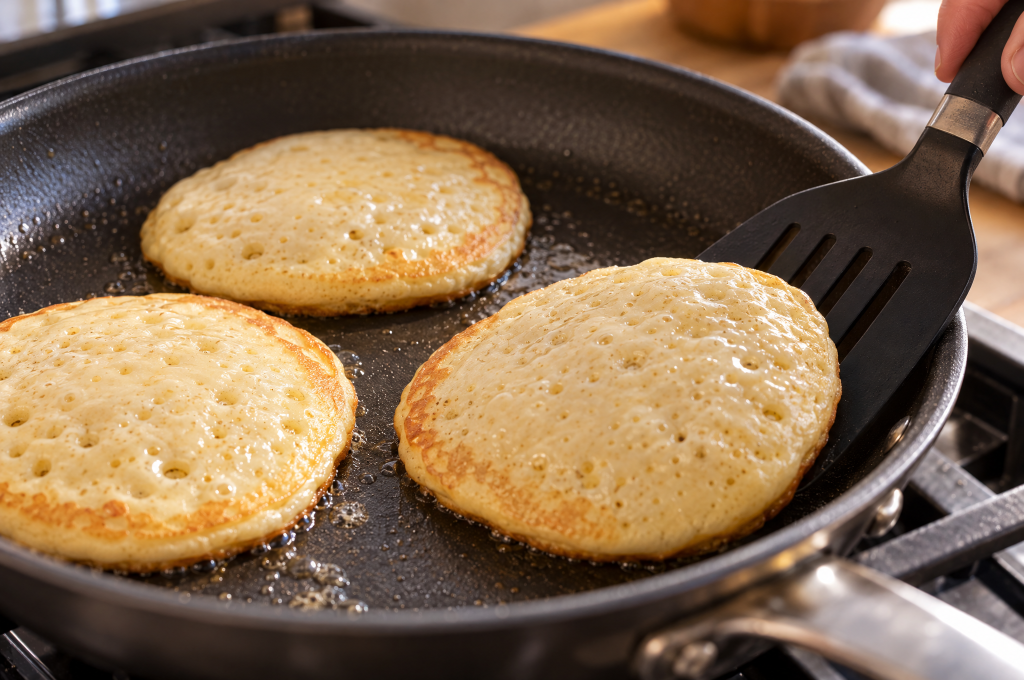
#> input picture clients/lucasbites/emails/welcome-01/images/img5-tigaie.png, 2048 x 1360 px, given in place of Logo_LucasBites.png, which was not available (shown at 1/2 size)
$ python build.py
#> lines starting #> are read from the running program, lines starting #| are printed output that depends on the picture; after the words box and inside, x2 and y2 are one past the last pixel; in counts of white or black regions, pixels touching at a corner belong together; pictures that were not available may be replaced by others from this repository, and a replacement may not be noted
#!/usr/bin/env python3
"""Lucas Bites, Welcome Email 1: asset builder.

Usage:  python3 build.py        (needs Pillow)

- Real photos dropped into images/ (exact names below) are processed into assets/.
- Missing photos get a brand-colour placeholder at the final size, so index.html
  never changes: rerun this script after adding photos and the email updates.
- Also builds wave dividers, logos, social icons and review stars.

Brand colours only: #FAA61A, #F7ACB4, #86D2DA, #000000, plus white.
"""
import math
import sys
from io import BytesIO
from pathlib import Path

try:
    from PIL import Image, ImageDraw, ImageFont, ImageOps
except ImportError:
    sys.exit("Pillow missing. Install it in a venv: python3 -m venv .venv && .venv/bin/pip install Pillow")

HERE = Path(__file__).resolve().parent
ROOT = HERE.parents[3]                     # repo root (contains Logo/)
IMAGES = HERE / "images"
ASSETS = HERE / "assets"
LOGO_DIR = ROOT / "Logo"

ORANGE = (250, 166, 26)
PINK = (247, 172, 180)
TURQ = (134, 210, 218)
BLACK = (0, 0, 0)
WHITE = (255, 255, 255)

SS = 4                                     # supersampling factor for smooth edges
JPG_MAX = 200_000                          # bytes
FONT_BOLD = "/System/Library/Fonts/Supplemental/Arial Bold.ttf"
FONT_REG = "/System/Library/Fonts/Supplemental/Arial.ttf"

report = []


# ---------------------------------------------------------------- helpers
# [20 lines left out: functions font, save_jpg, not called in this run]


def save_png(img, path, quantize_over=None):
    img.save(path, "PNG", optimize=True)
    size = path.stat().st_size
    if quantize_over and size > quantize_over and img.mode == "RGBA":
        img.quantize(colors=256, method=Image.Quantize.FASTOCTREE).save(path, "PNG", optimize=True)
        size = path.stat().st_size
    report.append(f"{path.relative_to(HERE)}  {img.width}x{img.height}  {size // 1024}KB")


def wave_mask(w, h, base, amp, periods, phase, fill_below=True):
    """L-mode mask (w x h): 255 on one side of a sine wave, antialiased."""
    W, H = w * SS, h * SS
    pts = []
    steps = 240
    for i in range(steps + 1):
        x = W * i / steps
        y = (base + amp * math.sin(2 * math.pi * periods * i / steps + phase)) * SS
        pts.append((x, y))
    pts += [(W, H), (0, H)] if fill_below else [(W, 0), (0, 0)]
    m = Image.new("L", (W, H), 0)
    ImageDraw.Draw(m).polygon(pts, fill=255)
    return m.resize((w, h), Image.LANCZOS)


# [32 lines left out: functions circle_mask, centered_text, placeholder, real, not called in this run]


# ---------------------------------------------------------------- logos
def build_logos():
    src = Image.open(LOGO_DIR / "Logo_LucasBites.png").convert("RGBA")
    w = 360                                                # displayed at 180px
    src.resize((w, round(src.height * w / src.width)), Image.LANCZOS).save(ASSETS / "logo.png", optimize=True)
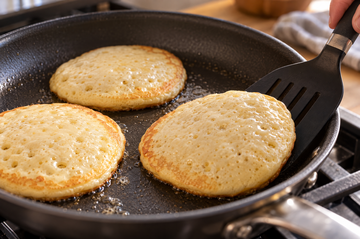
#> saved as logo.png: PIL image 360x239 RGBA; mean R, G, B, A 128.3, 103.1, 77.4, 255
    report.append(f"assets/logo.png  {w}px wide (shown 180px)")

    # Stripes logo: the band is 6875px wide with the wordmark ~17% of it.
    # Shown full-width the wordmark would be < 120px (logo min size rule), so we
    # crop the band symmetrically around the wordmark. No scaling distortion, no recolour.
    st = Image.open(LOGO_DIR / "Logo_LucasBites_stripes-nobg.png").convert("RGBA")
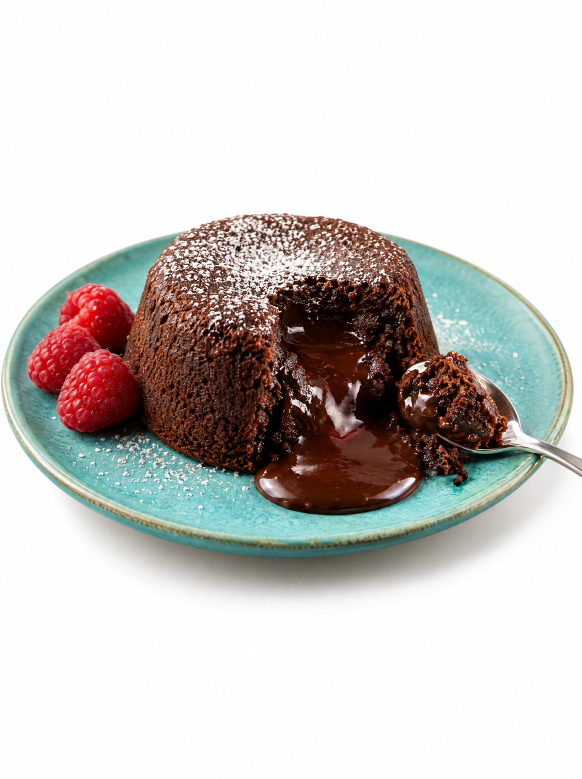
#> input picture clients/lucasbites/emails/welcome-02/images/img1-hero.png, 1744 x 2336 px, given in place of Logo_LucasBites_stripes-nobg.png, which was not available (shown at 1/3 size)
    # top 470px holds only near-invisible stray pixels (alpha <= 6): trim on a threshold
    bbox = st.getchannel("A").point(lambda v: 255 if v > 40 else 0).getbbox()
#> bbox = (0, 0, 1744, 2336)
    st = st.crop((0, bbox[1], st.width, bbox[3]))
    cx, half = st.width // 2, 1050
#> cx = 872; half = 1050
    st = st.crop((cx - half, 0, cx + half, st.height))
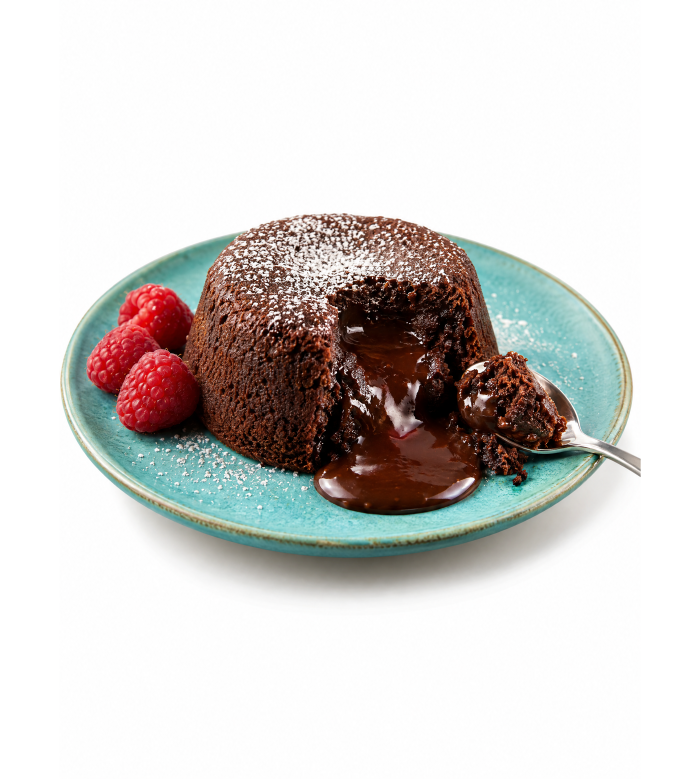
#> st: PIL image 2100x2336 RGBA (shown at 1/3 size); mean R, G, B, A 169.5, 166.4, 163.9, 211.8; transparent parts drawn white
    w = 520                                                # displayed at 260px
    st = st.resize((w, round(st.height * w / st.width)), Image.LANCZOS)
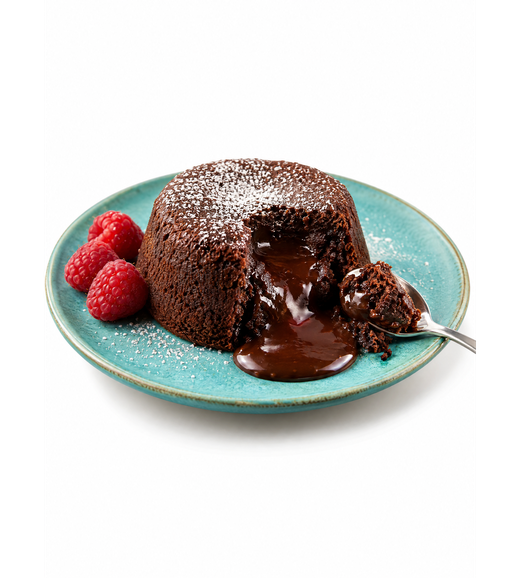
#> st: PIL image 520x578 RGBA; mean R, G, B, A 171.5, 168.4, 165.9, 211.8; transparent parts drawn white
    st.save(ASSETS / "logo-stripes.png", optimize=True)
    report.append(f"assets/logo-stripes.png  {w}x{st.height} (shown 260px)")
    sync_html_height("assets/logo-stripes.png", round(st.height / 2))


# ---------------------------------------------------------------- waves
def wave_divider(name, top, bottom, phase, periods=1.25, h=96, amp=20):
#> called with name = 'wave-white-orange.png', top = (255, 255, 255), bottom = (250, 166, 26), phase = 0, periods = 1.25, h = 96, amp = 20
    img = Image.new("RGB", (1200, h), top)
#> img: PIL image 1200x96 RGB; every value is 255
    img.paste(Image.new("RGB", (1200, h), bottom), (0, 0), wave_mask(1200, h, h / 2, amp, periods, phase))
#> in wave_mask, `m = Image.new("L", (W, H), 0)`: m: PIL image 4800x384 L; every value is 0
#> in wave_mask, `ImageDraw.Draw(m).polygon(pts, fill=255)`:
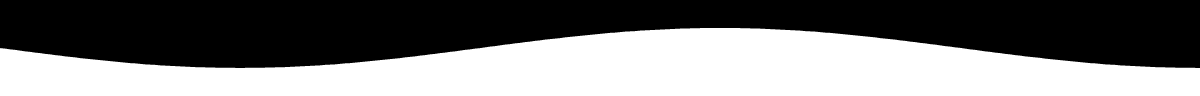
#> m: PIL image 4800x384 L (shown at 1/4 size); 47.4% white; 1 white region, box (x1, y1, x2, y2) and area: (0, 112, 4800, 384) 873210
#> in wave_mask, `return m.resize((w, h), Image.LANCZOS)`:
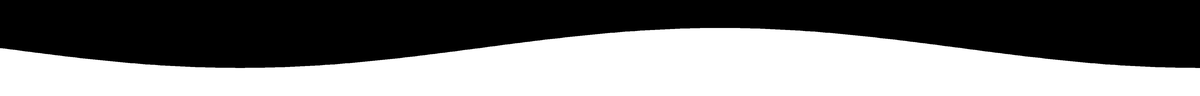
#> returned value: PIL image 1200x96 L; min 0, max 255, mean 120.8
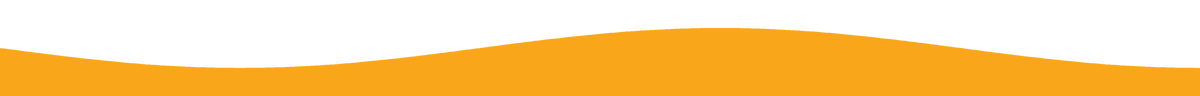
#> img: PIL image 1200x96 RGB; mean R, G, B 252.6, 212.8, 146.5
    save_png(img, ASSETS / name)


# ---------------------------------------------------------------- hero
# [54 lines left out: functions hero_placeholder_cutout, build_hero, not called in this run]


def sync_html_height(src_path, display_h):
    """Keep the height attribute in index.html in step with the generated image."""
    html = HERE / "index.html"
    if not html.exists():
        return
    import re
    text = html.read_text(encoding="utf-8")
    pat = re.compile(r'(src="' + re.escape(src_path) + r'"[^>]*?height=")\d+(")')
    new = pat.sub(lambda m: f"{m.group(1)}{display_h}{m.group(2)}", text)
    if new != text:
        html.write_text(new, encoding="utf-8")


# ---------------------------------------------------------------- cards
# [42 lines left out: functions build_circle, build_img5, build_img6, not called in this run]


# ---------------------------------------------------------------- UI icons
def icon_canvas(n=256):
    return Image.new("L", (n, n), 0), n


# [61 lines left out: functions finish_icon, build_icons, not called in this run]


# ---------------------------------------------------------------- main
def main():
    ASSETS.mkdir(exist_ok=True)
    IMAGES.mkdir(exist_ok=True)
    build_logos()
    wave_divider("wave-white-orange.png", WHITE, ORANGE, phase=0.0)
    wave_divider("wave-white-turq.png", WHITE, TURQ, phase=3.4, periods=1.4)
    wave_divider("wave-black-white.png", BLACK, WHITE, phase=1.6, periods=1.2)
    build_hero()
    build_circle("img2-pancakes.png", "img2-pancakes.png", ORANGE, "IMG2", "pancakes 1:1")
    build_circle("img3-clatite.png", "img3-clatite.png", PINK, "IMG3", "clătite 1:1")
    build_circle("img4-brownie.png", "img4-brownie.png", TURQ, "IMG4", "brownie 1:1")
    build_img5()
    build_img6()
    build_icons()
    print("Built assets:")
    for line in report:
        print("  " + line)
    # self-contained copies for Figma import (images + fonts embedded)
    sys.path.insert(0, str(HERE.parent / "tools"))
    from figma_export import export
    export(HERE)


if __name__ == "__main__":
#> (the run stopped early here; a loop or call above may not have finished)
